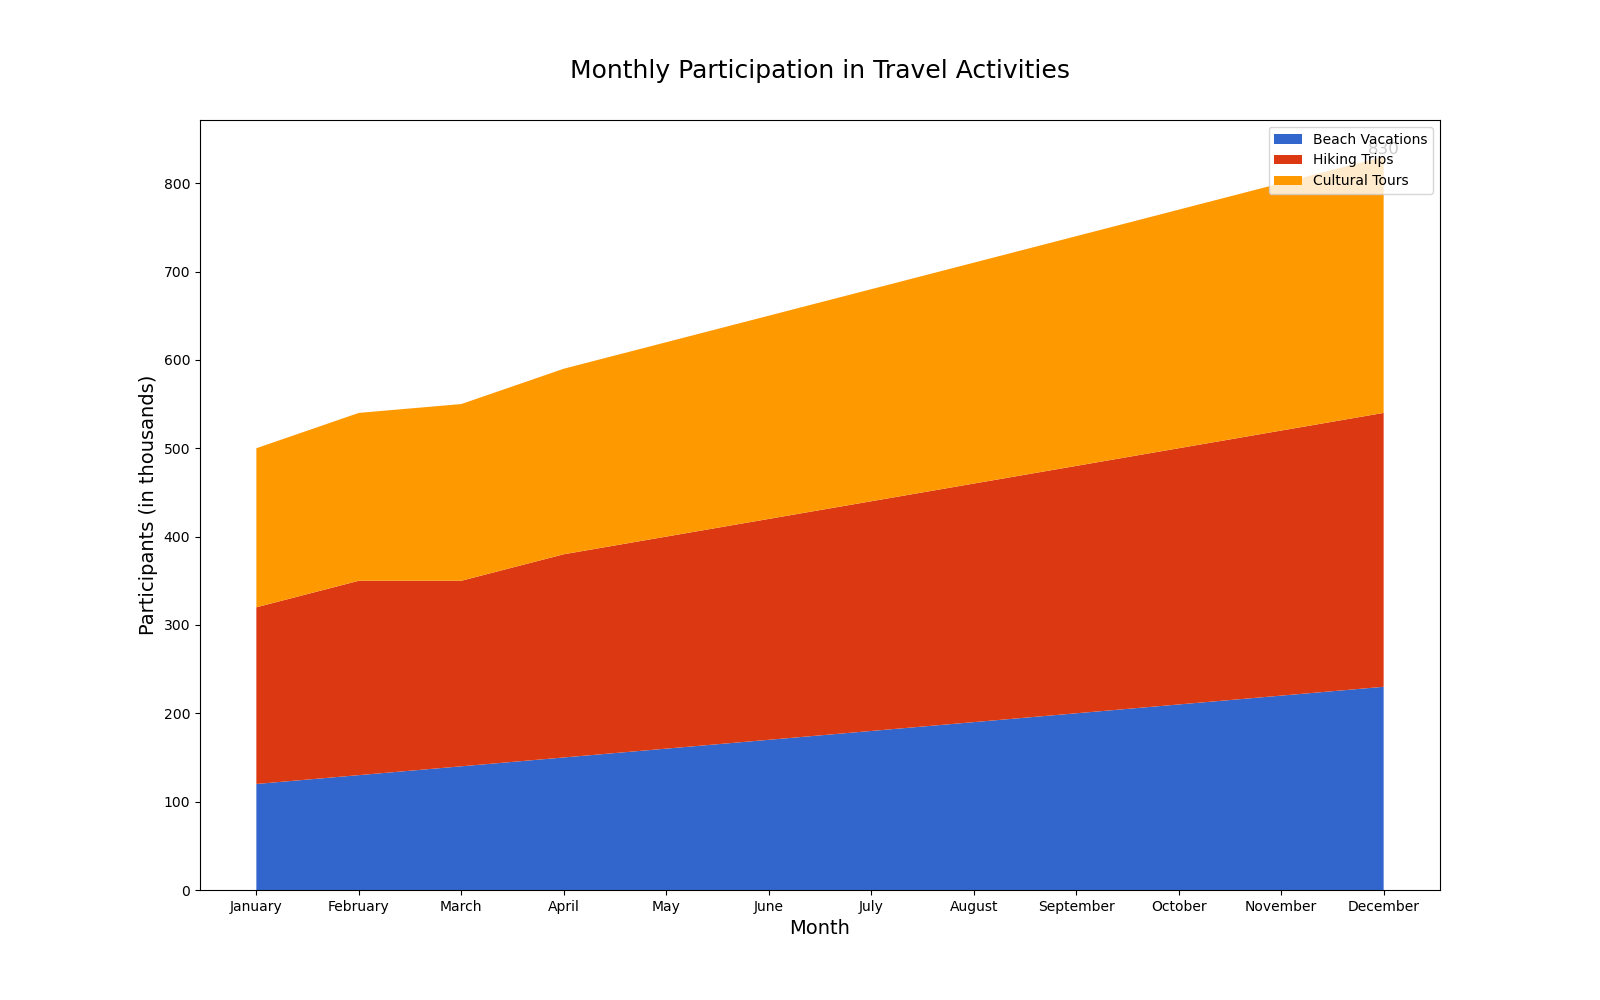

Generate this figure with Python:

import matplotlib.pyplot as plt
import pandas as pd

data = {
    'Month': ['January', 'February', 'March', 'April', 'May', 'June', 
              'July', 'August', 'September', 'October', 'November', 'December'],
    'Beach Vacations': [120, 130, 140, 150, 160, 170, 180, 190, 200, 210, 220, 230],
    'Hiking Trips': [200, 220, 210, 230, 240, 250, 260, 270, 280, 290, 300, 310],
    'Cultural Tours': [180, 190, 200, 210, 220, 230, 240, 250, 260, 270, 280, 290]
}

df = pd.DataFrame(data)

plt.figure(figsize=(16, 10))

plt.stackplot(df['Month'],
              df['Beach Vacations'], df['Hiking Trips'], df['Cultural Tours'],
              labels=['Beach Vacations', 'Hiking Trips', 'Cultural Tours'],
              colors=['#3366CC', '#DC3912', '#FF9900'])

plt.title('Monthly Participation in Travel Activities', pad=30, fontsize=18)
plt.xlabel('Month', fontsize=14)
plt.ylabel('Participants (in thousands)', fontsize=14)
plt.legend(loc='upper right')

for i, (mon, a, b, c) in enumerate(zip(df['Month'], df['Beach Vacations'], df['Hiking Trips'], df['Cultural Tours'])):
    if mon == 'December':
        plt.text(i, a+b+c, f'{a+b+c}', ha='center', va='bottom', fontsize=12)

plt.show()
